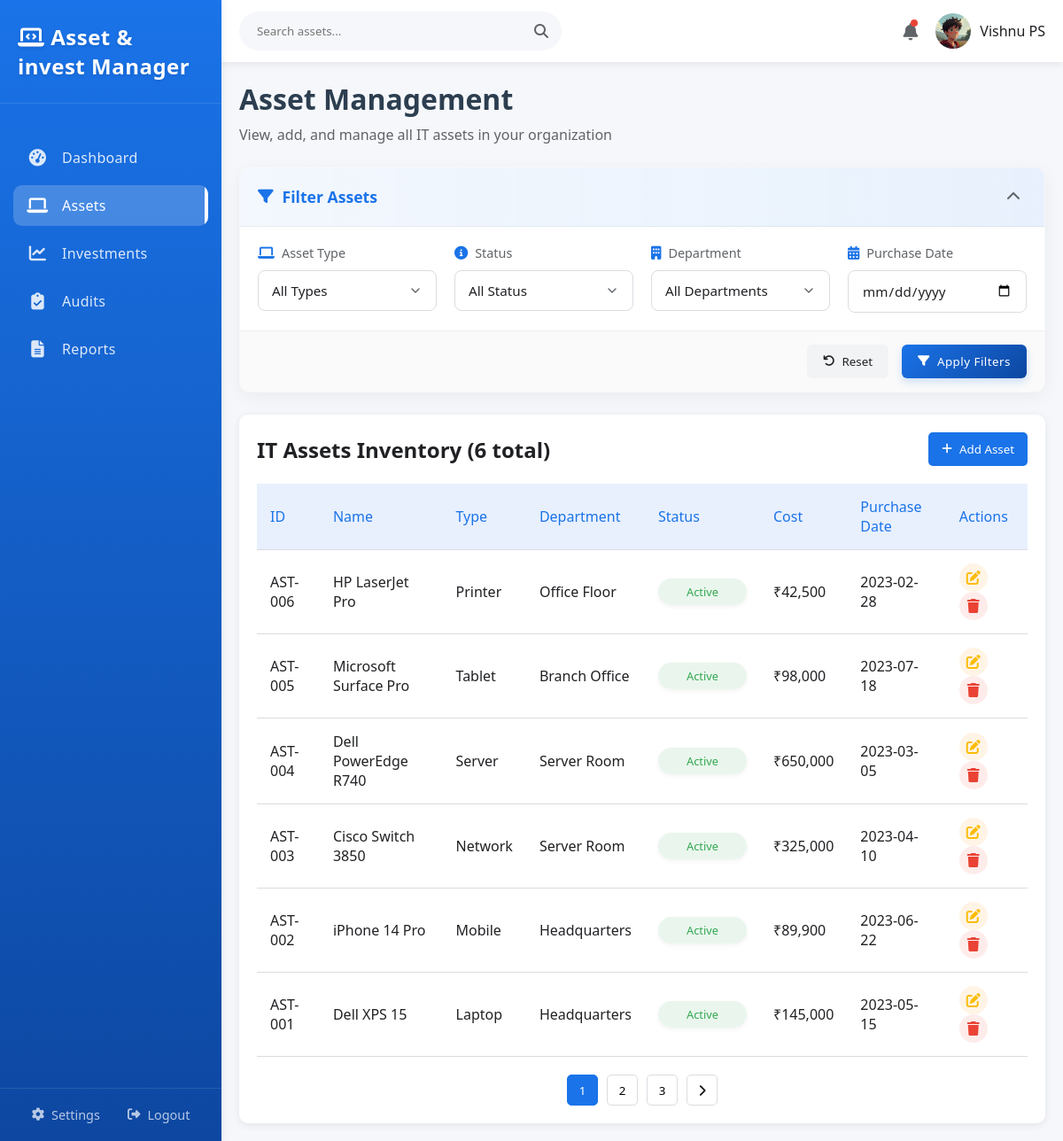
The app's page /assets.php (signed in) with its own data.
### tables this page shows
CREATE TABLE `assets` (
  `id` int(11) NOT NULL,
  `asset_id` varchar(20) NOT NULL,
  `name` varchar(255) NOT NULL,
  `type` varchar(50) NOT NULL,
  `cost` decimal(12,2) NOT NULL,
  `purchase_date` date NOT NULL,
  `status` varchar(20) NOT NULL DEFAULT 'Active',
  `assigned_to` varchar(255) DEFAULT NULL,
  `location` varchar(100) DEFAULT NULL,
  `created_at` timestamp NOT NULL DEFAULT current_timestamp(),
  `user_id` int(11) DEFAULT NULL
);

### assets.php (the view, shortened to what this page needs)
<?php
include('config.php');
$user_id = $_SESSION['user_id'];
$whereConditions = ["user_id = ?"];
$params = [$user_id];
$types = 'i';
$assetsQuery = "SELECT * FROM assets WHERE ".implode(" AND ", $whereConditions)." ORDER BY id DESC";
$stmt = $conn->prepare($assetsQuery);
$stmt->bind_param($types, ...$params);
$stmt->execute();
$assetsResult = $stmt->get_result();
$totalAssetsQuery = "SELECT COUNT(*) as total FROM assets WHERE user_id = ?";
$totalAssetsStmt = $conn->prepare($totalAssetsQuery);
$totalAssetsStmt->bind_param('i', $user_id);
$totalAssetsStmt->execute();
$totalAssetsResult = $totalAssetsStmt->get_result();
$totalAssetsData = $totalAssetsResult->fetch_assoc();
$totalAssets = $totalAssetsData['total'];
?>
<!DOCTYPE html>
<html lang="en">
<head>
    <link rel="stylesheet" href="styles.css">
    <link rel="stylesheet" href="https://cdnjs.cloudflare.com/ajax/libs/font-awesome/6.4.0/css/all.min.css">
</head>
<body>
    <div class="container">
    <nav class="sidebar">
        <div class="logo">
            <h2><i class="fas fa-laptop-code"></i> Asset & invest Manager</h2>
        </div>
        <ul class="nav-links">
            <li><a href="dashboard.php"><i class="fas fa-tachometer-alt"></i> Dashboard</a></li>
            <li class="active"><a href="assets.php"><i class="fas fa-laptop"></i> Assets</a></li>
            <li><a href="investments.php"><i class="fas fa-chart-line"></i> Investments</a></li>
            <li><a href="audits.html"><i class="fas fa-clipboard-check"></i> Audits</a></li>
            <li><a href="reports.html"><i class="fas fa-file-alt"></i> Reports</a></li>
        </ul>
        <div class="sidebar-footer">
            <a href="settings.php"><i class="fas fa-cog"></i> Settings</a>
            <a href="logout.php"><i class="fas fa-sign-out-alt"></i> Logout</a>
        </div>
    </nav>
        <main class="main-content">
            <div class="top-bar">
                <div class="search-bar">
                    <input type="text" placeholder="Search assets...">
                    <i class="fas fa-search"></i>
                </div>
                <div class="user-profile">
                    <span class="notification-icon"><i class="fas fa-bell"></i></span>
                    <div class="profile-img">
                        <img src="profile.jpeg" alt="User Profile">
                    </div>
                    <span class="user-name"><?php echo $_SESSION['full_name']; ?></span>
                </div>
            </div>
            <div class="dashboard-content">
                <div class="page-header">
                    <h1>Asset Management</h1>
                    <p>View, add, and manage all IT assets in your organization</p>
                </div>
                <div class="filter-section">
                    <div class="filter-header">
                        <h3><i class="fas fa-filter"></i> Filter Assets</h3>
                        <button class="collapse-filters"><i class="fas fa-chevron-up"></i></button>
                    </div>
                    <div class="filter-body">
                        <div class="filter-group">
                            <label for="asset-type">
                                <i class="fas fa-laptop"></i> Asset Type
                            </label>
                            <select id="asset-type" class="filter-select">
                                <option value="all">All Types</option>
                            </select>
                        </div>
                        <div class="filter-group">
                            <label for="asset-status">
                                <i class="fas fa-info-circle"></i> Status
                            </label>
                            <select id="asset-status" class="filter-select">
                                <option value="all">All Status</option>
                            </select>
                        </div>
                        <div class="filter-group">
                            <label for="asset-department">
                                <i class="fas fa-building"></i> Department
                            </label>
                            <select id="asset-department" class="filter-select">
                                <option value="all">All Departments</option>
                            </select>
                        </div>
                        <div class="filter-group">
                            <label for="date-range">
                                <i class="fas fa-calendar-alt"></i> Purchase Date
                            </label>
                            <div class="date-range">
                                <input type="date" id="date-from" class="date-input" value="<?php echo isset($_GET['date_from']) ? $_GET['date_from'] : ''; ?>" placeholder="From">
                            </div>
                        </div>
                    </div>
                    <div class="filter-actions">
                        <button class="reset-btn"><i class="fas fa-undo"></i> Reset</button>
                        <button class="filter-btn"><i class="fas fa-filter"></i> Apply Filters</button>
                    </div>
                </div>
                <div class="table-section">
                    <div class="table-header">
                        <h2>IT Assets Inventory (<?php echo $totalAssets; ?> total)</h2>
                        <div class="table-actions">
                            <button class="add-btn" id="add-asset-btn"><i class="fas fa-plus"></i> Add Asset</button>
                        </div>
                    </div>
                    <div class="table-container">
                        <table class="assets-table">
                            <thead>
                                <tr>
                                    <th>ID</th>
                                    <th>Name</th>
                                    <th>Type</th>
                                    <th>Department</th>
                                    <th>Status</th>
                                    <th>Cost</th>
                                    <th>Purchase Date</th>
                                    <th>Actions</th>
                                </tr>
                            </thead>
                            <tbody>
                                <?php if($assetsResult && $assetsResult->num_rows > 0): ?>
                                <?php while($asset = $assetsResult->fetch_assoc()): ?>
                                <tr>
                                    <td><?php echo $asset['asset_id']; ?></td>
                                    <td><?php echo $asset['name']; ?></td>
                                    <td><?php echo $asset['type']; ?></td>
                                    <td><?php echo $asset['location'] ?? 'N/A'; ?></td>
                                    <td><span class="status-badge <?php echo strtolower($asset['status']); ?>"><?php echo $asset['status']; ?></span></td>
                                    <td>₹<?php echo number_format($asset['cost']); ?></td>
                                    <td><?php echo $asset['purchase_date']; ?></td>
                                    <td>
                                        <button class="action-btn edit" title="Edit" data-id="<?php echo $asset['id']; ?>"><i class="fas fa-edit"></i></button>
                                        <button class="action-btn delete" title="Delete" data-id="<?php echo $asset['id']; ?>"><i class="fas fa-trash"></i></button>
                                    </td>
                                </tr>
                                <?php endwhile; ?>
                                <?php else: ?>
                                <tr>
                                    <td colspan="8" class="no-data">No assets found</td>
                                </tr>
                                <?php endif; ?>
                            </tbody>
                        </table>
                    </div>
                    <div class="pagination">
                        <button class="page-btn active">1</button>
                        <button class="page-btn">2</button>
                        <button class="page-btn">3</button>
                        <button class="page-btn next"><i class="fas fa-chevron-right"></i></button>
                    </div>
                </div>
            </div>
        </main>
    </div>
</body>
</html>

### records on screen
assets: asset "AST-006", name "HP LaserJet Pro", type "Printer", location "Office Floor", status "Active", cost "42,500", purchase_date "2023-02-28"
assets: asset "AST-005", name "Microsoft Surface Pro", type "Tablet", location "Branch Office", status "Active", cost "98,000", purchase_date "2023-07-18"
assets: asset "AST-004", name "Dell PowerEdge R740", type "Server", location "Server Room", status "Active", cost "650,000", purchase_date "2023-03-05"
assets: asset "AST-003", name "Cisco Switch 3850", type "Network", location "Server Room", status "Active", cost "325,000", purchase_date "2023-04-10"
assets: asset "AST-002", name "iPhone 14 Pro", type "Mobile", location "Headquarters", status "Active", cost "89,900", purchase_date "2023-06-22"
assets: asset "AST-001", name "Dell XPS 15", type "Laptop", location "Headquarters", status "Active", cost "145,000", purchase_date "2023-05-15"

### other values on screen
$_SESSION['full_name'] "Vishnu PS"
$totalAssets "6"
